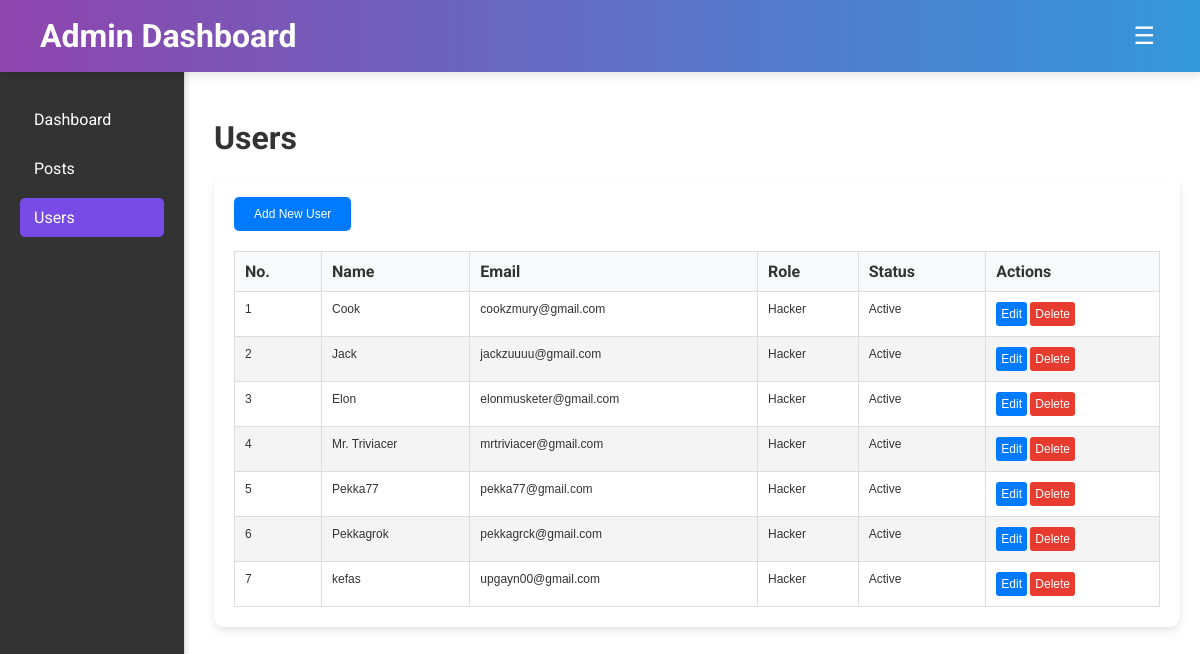
The page /adminpage/users.php (signed in) on the database its author committed.
### tables this page shows
CREATE TABLE `users` (
  `id` int(11) NOT NULL,
  `name` varchar(100) NOT NULL,
  `email` varchar(100) NOT NULL,
  `password` varchar(255) NOT NULL,
  `created_at` timestamp NOT NULL DEFAULT current_timestamp()
);

### adminpage/users.php (the view, shortened to what this page needs)
<?php
require './function/func.php';
$get_user = $conn->query("SELECT * FROM users");
?>
<!DOCTYPE html>
<html lang="en">
<head>
    <link rel="stylesheet" href="css/styles.css">
</head>
<body>
    <header>
        <div class="container">
            <div class="logo">
                <h1>Admin Dashboard</h1>
            </div>
            <nav>
                <div class="nav-menu">
                    <button class="nav-toggle" id="navToggle">&#9776;</button>
                </div>
            </nav>
        </div>
    </header>
    <div class="admin-container">
        <aside>
            <ul>
                <li><a href="dashboard.php">Dashboard</a></li>
                <li><a href="posts.php">Posts</a></li>
                <li><a href="users.php" class="active">Users</a></li>
            </ul>
        </aside>
        <main>
            <h2>Users</h2>
            <section class="users">
                <button class="btn-add" onclick="addUser()">Add New User</button>
                <table>
                    <thead>
                        <tr>
                            <th>No.</th>
                            <th>Name</th>
                            <th>Email</th>
                            <th>Role</th>
                            <th>Status</th>
                            <th>Actions</th>
                        </tr>
                    </thead>
                    <tbody>
                        <?php $i = 1; ?>
                        <?php while($row = $get_user->fetch_assoc()) {?>
                        <tr>
                            <td><?php echo $i++ ?></td>
                            <td><?php echo htmlspecialchars($row['name']) ?></td>
                            <td><?php echo htmlspecialchars($row['email'])?></td>
                            <td>Hacker</td>
                            <td>Active</td>
                            <td>
                                <button onclick="editUser(<?php echo $row['id']; ?>)">Edit</button>
                                <button class="btn-red" onclick="deleteUser(<?php echo $row['id']; ?>)">Delete</button>
                            </td>
                        <?php }?>
                    </tbody>
                </table>
            </section>
        </main>
    </div>
</body>
</html>

### adminpage/css/styles.css (style rules this page uses)
body { font-family: 'Roboto', sans-serif; margin: 0; padding: 0; color: #333; }
a { text-decoration: none; color: inherit; }
.container { padding: 7px 40px; }
header { background: linear-gradient(to right, #8e44ad, #3498db); color: white; padding: 10px 0; position: sticky; top: 0; width: 100%; z-index: 1000; box-shadow: 0 4px 8px rgba(0, 0, 0, 0.1); }
header .container { display: flex; justify-content: space-between; align-items: center; }
.logo h1 { margin: 0; }
nav { position: relative; }
.nav-menu { position: relative; }
.nav-toggle { background: none; border: none; font-size: 1.5em; color: white; cursor: pointer; }
.admin-container { display: flex; margin-left: 12%; padding: 20px; flex-grow: 1; }
aside { width: 12%; height: 100vh; position: fixed; top: 0; left: 0; background: #333; border-right: 1px solid #ddd; padding: 100px 20px 20px 20px; box-shadow: 2px 0 5px rgba(0, 0, 0, 0.1); color: white; overflow-y: auto; }
aside ul { list-style: none; margin: 0; padding: 0; }
aside ul li { margin-bottom: 10px; }
aside ul li a { display: block; padding: 10px 14px; color: white; border-radius: 5px; transition: background 0.3s, color 0.3s; }
aside ul li a:hover, aside ul li a.active { background: #784ae6; color: white; }
main { width: 100%; padding: 0 0 0 50px; }
main h2 { font-size: 2em; padding-top: 0; margin-bottom: 20px; }
.posts, .users, .settings { background: white; padding: 20px; border-radius: 10px; box-shadow: 0 4px 8px rgba(0, 0, 0, 0.1); margin-bottom: 20px; }
.btn-add { background: #007BFF; color: white; padding: 10px 20px; border: none; border-radius: 5px; cursor: pointer; transition: background 0.3s; }
.btn-red { background: #e42214e1; }
table { width: 100%; border-collapse: collapse; margin-top: 20px; }
table, th, td { vertical-align: top; border: 1px solid #ddd; }
td { padding: 10px 2px 10px 10px; text-align: left; font-size: 12px; font-family: "Montserrat", sans-serif; }
th { background: #f8f9fa; padding: 10px 10px 10px 10px; text-align: left; }
tr:nth-child(even) { background: #f4f4f4; }
button { background: #007BFF; color: white; border: none; padding: 5px 5px; border-radius: 3px; cursor: pointer; transition: background 0.3s; font-size: 12px; }

### rows shown on the page
users: name "Cook", email "cookzmury@gmail.com"
users: name "Jack", email "jackzuuuu@gmail.com"
users: name "Elon", email "elonmusketer@gmail.com"
users: name "Mr. Triviacer", email "mrtriviacer@gmail.com"
users: name "Pekka77", email "pekka77@gmail.com"
users: name "Pekkagrok", email "pekkagrck@gmail.com"
users: name "kefas", email "upgayn00@gmail.com"
